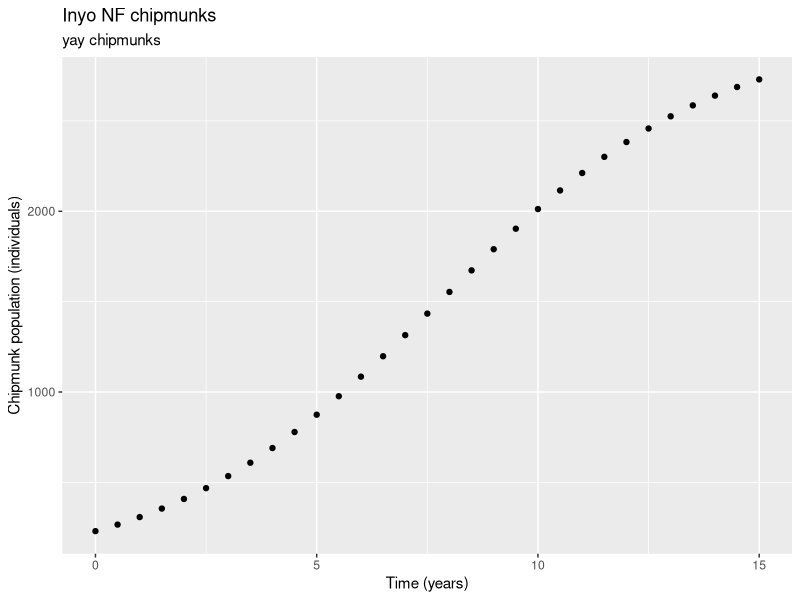

Reproduce this figure in R.
## ---- chunk 1
knitr::opts_chunk$set(echo = TRUE)

library(tidyverse)
## ---- chunk 2
# Examples of logarithms 

log(4)

#Example of exponents

exp(5)

log(exp(1))
## ---- chunk 3
# A sequence from 1 to 20, by increments of 1 

ex_1 <- seq(from= 1, to =20, by = 20)

#Vector from 0 to 40 by increments of 0.2

ex_2 <- seq(from= 0, to = 40, by = 0.2)

#vector from 0 to 5000 by increments of 10

ex_3 <- seq(from =0, to= 5000, by = 10)
## ---- chunk 4
pop_logistic <- function(capacity, init_pop, rate, time_yr) {
  
  capacity / ( 1 + ((capacity - init_pop)/ init_pop) * exp(-rate*time_yr))
  
  
}

pop_logistic(capacity = 2580, init_pop = 230, rate = 0.32, time_yr = 2.4)
## ---- chunk 5

#Create a vector of times from 0 to 20 by increments of 0.5

time_vec <- seq(from =0, to = 15, by = 0.5)

## ---- chunk 6
chipmunk_pop <- pop_logistic(capacity = 3000, init_pop = 230, rate = 0.32, time_yr = time_vec)
## ---- chunk 7

chipmunk_df <- data.frame(time_vec, chipmunk_pop)

chipmunk_df
## ---- chunk 8
ggplot(data = chipmunk_df, aes(x = time_vec, y = chipmunk_pop)) + 
  geom_point() + 
  labs(x = "Time (years)",
       y = "Chipmunk population (individuals)",
       title = "Inyo NF chipmunks",
       subtitle = "yay chipmunks")
